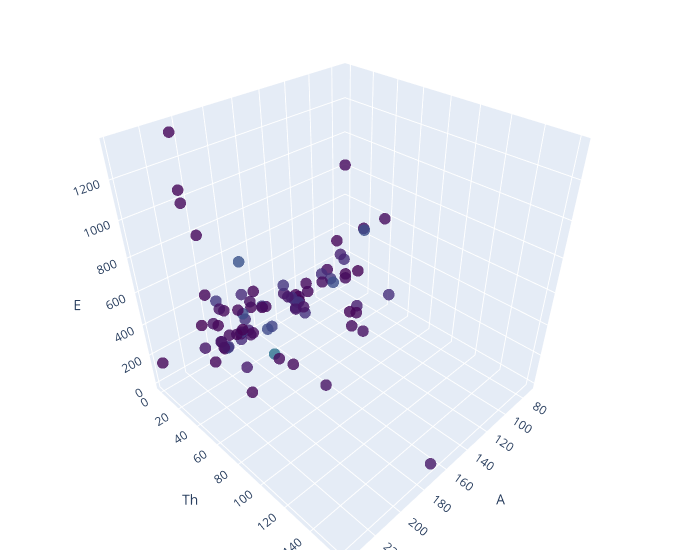

Here is the notebook cell this chart was saved with:
### Code cell
# Read the CSV data
dfsec = pd.read_csv('IsomerDatasheet4sec.csv')

fig = go.Figure(data=go.Scatter3d(
    x=dfsec['A'], 
    y=dfsec['Th'], 
    z=dfsec['E'],
    mode='markers',
    marker=dict(
        size=4,   # adjust the size of the scatter points
        color=df['E'],  # use the z values for color scale
        colorscale='Viridis',  # choose a colorscale
        opacity=0.8   # transparency of the points
    )))

fig.update_layout(scene=dict(xaxis_title='A',
                             yaxis_title='Th',
                             zaxis_title='E'),
                  width=700,
                  margin=dict(r=20, b=10, l=10, t=10))

fig.show()

### Figure 1 — Plotly figure (JSON) as saved in the notebook; plotly's stock layout.template omitted (floating-point values rounded to 4 significant figures; data arrays with more than 128 entries replaced by an {"elided": "..."} marker saying what was removed)
{"data": [{"marker": {"color": {"elided": "2825 float values"}, "colorscale": [[0, "#440154"], [0.1111, "#482878"], [0.2222, "#3e4989"], [0.3333, "#31688e"], [0.4444, "#26828e"], [0.5556, "#1f9e89"], [0.6667, "#35b779"], [0.7778, "#6ece58"], [0.8889, "#b5de2b"], [1, "#fde725"]], "opacity": 0.8, "size": 4}, "mode": "markers", "type": "scatter3d", "x": [73, 77, 79, 79, 83, 87, 89, 93, 97, 99, 101, 103, 105, 105, 107, 107, 107, 109, 113, 116, 122, 123, 125, 125, 126, 127, 127, 127, 128, 129, 133, 133, 135, 136, 137, 139, 156, 159, 159, 161, 163, 167, 169, 169, 170, 171, 171, 174, 174, 176, 177, 177, 177, 177, 178, 179, 179, 183, 187, 191, 191, 191, 191, 192, 195, 195, 195, 196, 197, 197, 197, 198, 199, 200, 201, 203, 203, 203, 203, 207, 207, 207, 207, 207, 237], "y": [0.499, 17.36, 50, 4.85, 4.95, 14, 15.66, 0.82, 58.7, 10.5, 3.1, 5.7, 42.9, 48, 44.3, 21.3, 50.4, 39.7, 0.3, 2.18, 0.36, 1.64, 0.39, 57, 11, 1.93, 1.93, 69.2, 6.5, 0.56, 9, 1.1, 20, 0.3075, 1.6, 57.58, 9.5, 8.3, 8.3, 6.76, 1.09, 2.269, 46, 160, 0.67, 29.5, 79, 3.9, 3.9, 11.4, 1.09, 1.09, 6.41, 1.09, 4, 18.67, 18.67, 5.32, 2.3, 0.92, 4.899, 5.8, 5.8, 61, 30.5, 3.6, 30.5, 8.1, 7.73, 0.54, 7.73, 7.7, 13.5, 0.4, 60.8, 45, 6.21, 45, 6.21, 2.79, 2.79, 1.33, 0.805, 1.47, 0.18], "z": [53.44, 161.9, 129.8, 207.5, 259.1, 134.9, 909.0, 168.5, 743.4, 163.6, 176.2, 134.4, 129.8, 674.1, 93.12, 214.9, 678.5, 88.03, 81.1, 162.4, 81.2, 61.7, 107, 140.5, 22.7, 24.2, 80.2, 172.4, 91.15, 104, 74.05, 130.4, 149.7, 163.9, 233.5, 754.2, 52.37, 40, 205.9, 211.2, 297.9, 207.8, 24.2, 29, 48.42, 21.93, 71.1, 162.9, 551, 95.92, 14.05, 55.15, 227, 228.5, 88.87, 160.7, 375, 102.5, 101, 13.7, 41.89, 54, 308.5, 267, 56.8, 98.97, 318.6, 84.66, 130.2, 222.4, 409.1, 248.5, 391.9, 428.2, 629.1, 2.3, 4.9, 641.5, 825.1, 109.1, 268.1, 997.1, 1064.0, 1348.0, 145.5]}], "layout": {"margin": {"b": 10, "l": 10, "r": 20, "t": 10}, "scene": {"xaxis": {"title": {"text": "A"}}, "yaxis": {"title": {"text": "Th"}}, "zaxis": {"title": {"text": "E"}}}, "width": 700}}
